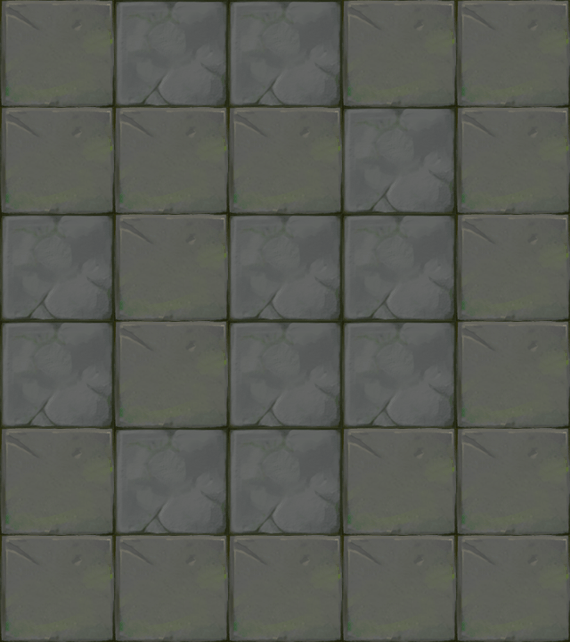

This game map was drawn from its Tiled (.tmx) file and the tilesets committed beside it. A one-line description and the trimmed map source follow:
An orthogonal 5x6 tile map with 114x107 px tiles, 1 tile layer (块层 1).

<map version="1.0" orientation="orthogonal" width="5" height="6" tilewidth="114" tileheight="107">
 <tileset firstgid="1" name="map009" tilewidth="114" tileheight="107">
  <image source="map009.png" width="228" height="107" />
 </tileset>
 <layer name="块层 1" width="5" height="6">
  <data>[30 cells, 30 non-empty, 2 distinct tile ids]</data>
 </layer>
</map>
